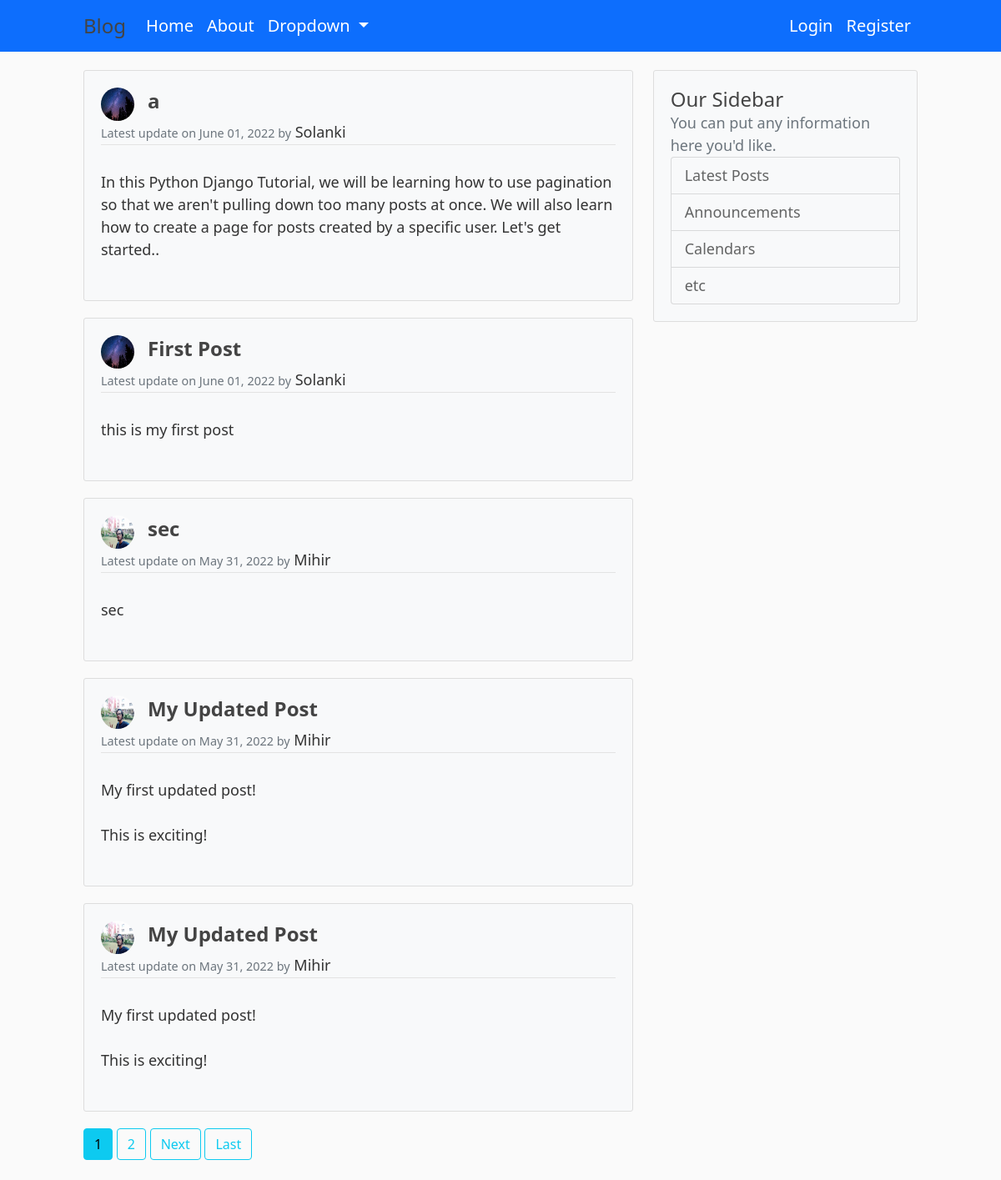
Before: / with the older database file.
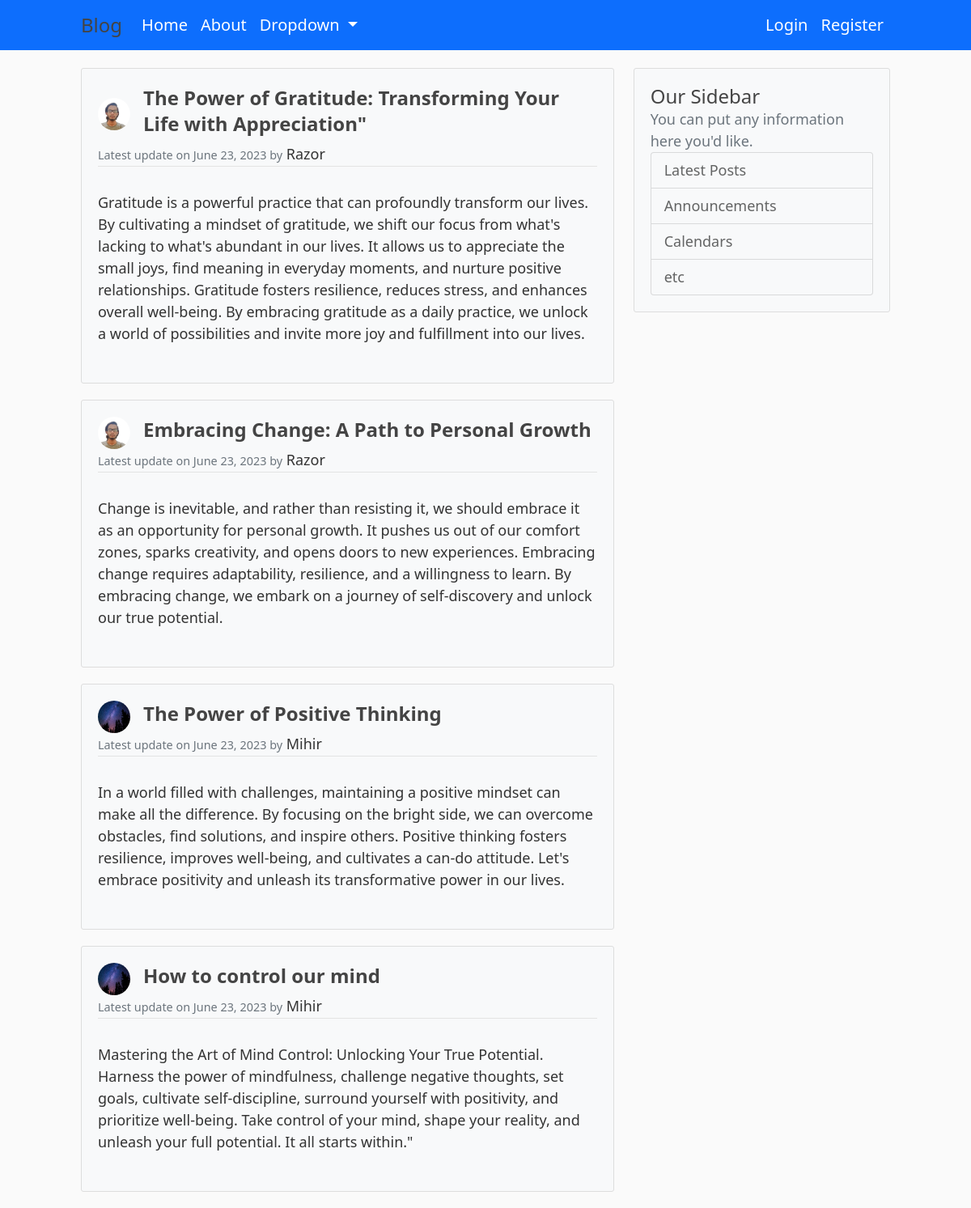
After: the same page with the newer database file.
### blog/models.py (models this page shows, shortened)
class Post(models.Model):
    title = models.CharField(max_length=10000)
    content = models.TextField()
    date_posted = models.DateTimeField(default=timezone.now)
    author = models.ForeignKey(User,on_delete=models.CASCADE)

### users/models.py (models this page shows, shortened)
class Profile(models.Model):
    user = models.OneToOneField(User,on_delete=models.CASCADE)
    image = models.ImageField(default='default.jpg',upload_to='profile_pics')

### blog/views.py (the view)
# urls.py: path('',PostListView.as_view(), name='blog-home'),
class PostListView(ListView):
    model = Post
    template_name = 'blog/home.html' #<app>/<model>_<viewtype>.html
    context_object_name = 'posts'
    ordering = ['-date_posted']
    paginate_by =  5

### blog/templates/blog/home.html (shortened to what this page needs)
{% extends "blog/base.html" %}
{% block content %}
{% for post in posts %}
<article class="media content-section instagram-post">
    <div class="media-body">
        <div class="flex items-center">
            <img class="rounded-circle article-img mr-3" src="{{ post.author.profile.image.url }}" alt="" style="width: 40px; height: 40px;">
            <div class="article-title">
                <h2 class="font-bold text-2xl mb-2"><a href="{% url 'post-detail' post.id %}">{{ post.title }}</a></h2>
            </div>
        </div>
        <div class="article-metadata">
            <small class="text-muted">Latest update on {{ post.date_posted|date:"F d, Y" }} by</small>
            <a class="mr-2" href="{% url 'user-posts' post.author.username %}">{{ post.author }}</a>
        </div>
        <div class="article-content">
            <p>{{ post.content }}</p>
        </div>
    </div>
</article>
{% endfor %}
{% if is_paginated %}
{% for num in page_obj.paginator.page_range %}
{% if page_obj.number == num %}
<a class="btn btn-info mb-4" href="?page={{num}}"> {{num}}</a>
{% elif num > page_obj.number|add:'-3' and  num < page_obj.number|add:'3'%}
<a class="btn btn-outline-info mb-4" href="?page={{num}}" > {{num}}</a>
     {% endif %}
     {% endfor %}
{% if page_obj.has_next %}
<a class="btn btn-outline-info mb-4" href="?page={{ page_obj.next_page_number }}">Next</a>
<a class="btn btn-outline-info mb-4" href="?page={{ page_obj.paginator.num_pages }}">Last</a>
{% endif %}
 {% endif %}
{% endblock content %}

### blog/templates/blog/base.html (shortened to what this page needs)
{% load static %}
<!DOCTYPE html>
<html lang="en">
<head>
    <link href="https://cdn.jsdelivr.net/npm/bootstrap@5.1.3/dist/css/bootstrap.min.css" rel="stylesheet">
    <link href="https://cdn.jsdelivr.net/npm/tailwindcss@2.2.16/dist/tailwind.min.css" rel="stylesheet">
    <link rel="stylesheet" href="https://cdnjs.cloudflare.com/ajax/libs/animate.css/4.1.1/animate.min.css">
    <link rel="stylesheet" href="{% static 'blog/main.css' %}">
</head>
<body>
    <header>
        <nav class="navbar navbar-expand-lg navbar-dark bg-primary fixed-top">
            <div class="container">
                <a class="navbar-brand" href="#"><h1> Blog</h1></a>
                <div class="collapse navbar-collapse" id="navbarSupportedContent">
                    <ul class="navbar-nav me-auto mb-2 mb-lg-0">
                        <li class="nav-item">
                            <a class="nav-link" href="{% url 'blog-home' %}">Home</a>
                        </li>
                        <li class="nav-item">
                            <a class="nav-link" href="{% url 'blog-about' %}">About</a>
                        </li>
                        <li class="nav-item dropdown">
                            <a class="nav-link dropdown-toggle" href="#" id="navbarDropdown" role="button"
                                data-bs-toggle="dropdown" aria-expanded="false">
                                Dropdown
                            </a>
                        </li>
                    </ul>
                    {% if user.is_authenticated %}
                        <ul class="navbar-nav">
                            <li class="nav-item">
                                <a class="nav-link" href="{% url 'post-create' %}">New Post</a>
                            </li>
                            <li class="nav-item">
                                <a class="nav-link" href="{% url 'profile' %}">Profile</a>
                            </li>
                            <li class="nav-item">
                                <a class="nav-link" href="{% url 'logout' %}">Logout</a>
                            </li>
                        </ul>
                    {% else %}
                        <ul class="navbar-nav">
                            <li class="nav-item">
                                <a class="nav-link" href="{% url 'login' %}">Login</a>
                            </li>
                            <li class="nav-item">
                                <a class="nav-link" href="{% url 'register' %}">Register</a>
                            </li>
                        </ul>
                    {% endif %}
                </div>
            </div>
        </nav>
    </header>
    <main class="container" style="margin-top: 7%;">
        <div class="row">
            <div class="col-md-8">
                {% block content %}{% endblock %}
            </div>
            <div class="col-md-4">
                <div class="content-section">
                    <h3>Our Sidebar</h3>
                    <p class="text-muted">You can put any information here you'd like.</p>
                    <ul class="list-group">
                        <li class="list-group-item list-group-item-light">Latest Posts</li>
                        <li class="list-group-item list-group-item-light">Announcements</li>
                        <li class="list-group-item list-group-item-light">Calendars</li>
                        <li class="list-group-item list-group-item-light">etc</li>
                    </ul>
                </div>
            </div>
        </div>
    </main>
</body>
</html>

### blog/static/blog/main.css (style rules this page uses)
body { background: #fafafa; color: #333333; margin-top: 5rem; }
h1, h2, h3, h4, h5, h6 { color: #444444; }
ul { margin: 0; }
.content-section { background: #ffffff; padding: 10px 20px; border: 1px solid #dddddd; border-radius: 3px; margin-bottom: 20px; }
.article-title { color: #444444; }
.article-content { white-space: pre-line; }
.article-img { height: 65px; width: 65px; margin-right: 16px; }
.article-metadata { padding-bottom: 1px; margin-bottom: 4px; border-bottom: 1px solid #e3e3e3 }

### blog/templates/blog/base.html (style rules this page uses)
body { margin-top: 5%; font-size: 18px; color: #333; }
.navbar-brand { font-size: 24px; }
.navbar-dark .navbar-brand { color: #fff; }
.navbar-dark .navbar-nav .nav-link { color: #fff; font-size: 20px; }
.content-section { background-color: #f8f9fa; padding: 20px; }
.content-section h3 { font-size: 24px; }
.content-section p.text-muted { color: #777; }
.list-group-item { font-size: 18px; background-color: #f8f9fa; }

Changed rows visible on the page:
removed Post: author.profile.image (placeholder picture), title "a", date_posted "June 01, 2022", author "Solanki", content "In this Python Django Tutorial, we will be learning how to use pagination so that we aren't pulling down too many posts at once. We will also learn how to create a page for posts created by a specific user. Let's get started.."
removed Post: author.profile.image (placeholder picture), title "First Post", date_posted "June 01, 2022", author "Solanki", content "this is my first post"
removed Post: author.profile.image (picture), title "sec", date_posted "May 31, 2022", author "Mihir", content "sec"
removed Post: author.profile.image (picture), title "My Updated Post", date_posted "May 31, 2022", author "Mihir", content "My first updated post! This is exciting!"
removed Post: author.profile.image (picture), title "My Updated Post", date_posted "May 31, 2022", author "Mihir", content "My first updated post! This is exciting!"
added Post: author.profile.image (picture), title "The Power of Gratitude: Transforming Your Life with Appreciation\"", date_posted "June 23, 2023", author "Razor", content "Gratitude is a powerful practice that can profoundly transform our lives. By cultivating a mindset of gratitude, we shift our focus from what's lacking to what's abundant in our lives. It allows us to appreciate the small joys, find meaning in everyday moments, and nurture positive relationships. Gratitude fosters resilience, reduces stress, and enhances overall well-being. By embracing gratitude as a daily practice, we unlock a world of possibilities and invite more joy and fulfillment into our lives."
added Post: author.profile.image (picture), title "Embracing Change: A Path to Personal Growth", date_posted "June 23, 2023", author "Razor", content "Change is inevitable, and rather than resisting it, we should embrace it as an opportunity for personal growth. It pushes us out of our comfort zones, sparks creativity, and opens doors to new experiences. Embracing change requires adaptability, resilience, and a willingness to learn. By embracing change, we embark on a journey of self-discovery and unlock our true potential."
added Post: author.profile.image (placeholder picture), title "The Power of Positive Thinking", date_posted "June 23, 2023", author "Mihir", content "In a world filled with challenges, maintaining a positive mindset can make all the difference. By focusing on the bright side, we can overcome obstacles, find solutions, and inspire others. Positive thinking fosters resilience, improves well-being, and cultivates a can-do attitude. Let's embrace positivity and unleash its transformative power in our lives."
added Post: author.profile.image (placeholder picture), title "How to control our mind", date_posted "June 23, 2023", author "Mihir", content "Mastering the Art of Mind Control: Unlocking Your True Potential. Harness the power of mindfulness, challenge negative thoughts, set goals, cultivate self-discipline, surround yourself with positivity, and prioritize well-being. Take control of your mind, shape your reality, and unleash your full potential. It all starts within.\""
Other visible differences:
list line gone: "1"
list line gone: "2"
text no longer shown: "Next Last"
